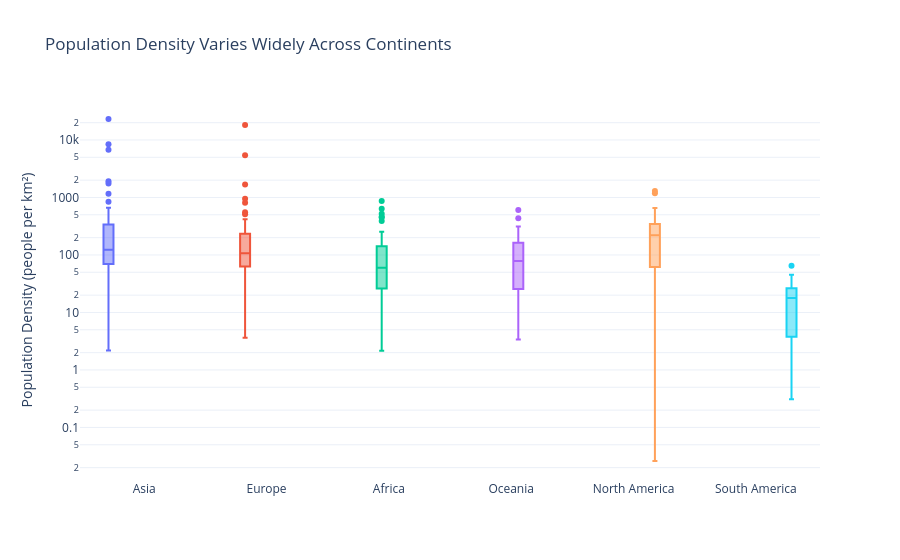

Write notebook code for a chart like this one.
### Markdown cell above
**Chart choice & justification:** *Which chart did you choose, and why? Justify design choices.

**Answer:** There is great variation in population density between and within continents. The continent with the highest median density is North America, with a population density of 221.42 per km2. This is followed by Asia and Europe at 122.97 and 106.87 people per km2 respectively. South America has the lowest median density, which stands at 17.79 people per km2. 

**Graph and its rationale:** Box plot was chosen since it highlights the distribution, median, dispersion and outliers of population density on different continents. Logarithmic scale was utilized so that comparisons could be made between densely and thinly populated countries.

### Code cell
# Q4 - How crowded are the continents?

import plotly.express as px
import pandas as pd

# Create box plot to compare population density
fig = px.box(
    df,
    x="Continent",
    y="Density (per km²)",
    color="Continent",
    points="outliers",
    log_y=True,
    template="plotly_white",
    title="Population Density Varies Widely Across Continents"
)

# Improve chart design
fig.update_layout(
    showlegend=False,
    xaxis_title=None,
    yaxis_title="Population Density (people per km²)",
    boxmode="group"
)

fig.show()

# Calculate statistics by continent
density_stats = df.groupby("Continent")["Density (per km²)"].agg(
    ["median", "mean", "min", "max"]
).round(2)

print("Population Density Statistics by Continent:")
print(density_stats)

### Figure 1 — Plotly figure (JSON) as saved in the notebook; plotly's stock layout.template omitted (floating-point values rounded to 4 significant figures)
{"data": [{"alignmentgroup": "True", "boxpoints": "outliers", "hovertemplate": "Continent=%{x}<br>Density (per km²)=%{y}<extra></extra>", "legendgroup": "Asia", "marker": {"color": "#636efa"}, "name": "Asia", "notched": false, "offsetgroup": "Asia", "orientation": "v", "showlegend": true, "type": "box", "x": ["Asia", "Asia", "Asia", "Asia", "Asia", "Asia", "Asia", "Asia", "Asia", "Asia", "Asia", "Asia", "Asia", "Asia", "Asia", "Asia", "Asia", "Asia", "Asia", "Asia", "Asia", "Asia", "Asia", "Asia", "Asia", "Asia", "Asia", "Asia", "Asia", "Asia", "Asia", "Asia", "Asia", "Asia", "Asia", "Asia", "Asia", "Asia", "Asia", "Asia", "Asia", "Asia", "Asia", "Asia", "Asia", "Asia", "Asia", "Asia", "Asia", "Asia"], "x0": " ", "xaxis": "x", "y": [63.06, 93.48, 119.6, 1924.0, 1160.0, 20.38, 77.88, 92.62, 146.9, 53.72, 6783.0, 431.1, 144.7, 53.73, 101.5, 435.2, 328.0, 126.3, 7.119, 239.6, 33.16, 31.8, 525.2, 23170.0, 102.6, 1746.0, 2.173, 80.08, 207.6, 216.3, 14.79, 267.4, 844.1, 337.5, 232.6, 16.94, 8416.0, 517.1, 332.8, 119.5, 660.2, 69.55, 139.7, 90.18, 108.9, 13.18, 112.9, 77.4, 296.4, 63.82], "y0": " ", "yaxis": "y"}, {"alignmentgroup": "True", "boxpoints": "outliers", "hovertemplate": "Continent=%{x}<br>Density (per km²)=%{y}<extra></extra>", "legendgroup": "Europe", "marker": {"color": "#EF553B"}, "name": "Europe", "notched": false, "offsetgroup": "Europe", "orientation": "v", "showlegend": true, "type": "box", "x": ["Europe", "Europe", "Europe", "Europe", "Europe", "Europe", "Europe", "Europe", "Europe", "Europe", "Europe", "Europe", "Europe", "Europe", "Europe", "Europe", "Europe", "Europe", "Europe", "Europe", "Europe", "Europe", "Europe", "Europe", "Europe", "Europe", "Europe", "Europe", "Europe", "Europe", "Europe", "Europe", "Europe", "Europe", "Europe", "Europe", "Europe", "Europe", "Europe", "Europe", "Europe", "Europe", "Europe", "Europe", "Europe", "Europe", "Europe", "Europe", "Europe", "Europe"], "x0": " ", "xaxis": "x", "y": [98.87, 170.6, 106.6, 45.93, 381.8, 63.14, 61.17, 71.22, 135.3, 133.1, 136.5, 29.32, 38.11, 16.37, 117.1, 233.5, 5442.0, 78.68, 811.6, 107.1, 3.62, 71.48, 147.8, 195.9, 955.0, 28.67, 245.8, 42.11, 250.4, 1688.0, 96.7, 18230.0, 45.4, 419.7, 81.42, 16.78, 127.5, 111.5, 82.47, 8.464, 551.8, 81.73, 115.1, 104.6, 93.99, 23.43, 211.7, 65.79, 277.9, 510.0], "y0": " ", "yaxis": "y"}, {"alignmentgroup": "True", "boxpoints": "outliers", "hovertemplate": "Continent=%{x}<br>Density (per km²)=%{y}<extra></extra>", "legendgroup": "Africa", "marker": {"color": "#00cc96"}, "name": "Africa", "notched": false, "offsetgroup": "Africa", "orientation": "v", "showlegend": true, "type": "box", "x": ["Africa", "Africa", "Africa", "Africa", "Africa", "Africa", "Africa", "Africa", "Africa", "Africa", "Africa", "Africa", "Africa", "Africa", "Africa", "Africa", "Africa", "Africa", "Africa", "Africa", "Africa", "Africa", "Africa", "Africa", "Africa", "Africa", "Africa", "Africa", "Africa", "Africa", "Africa", "Africa", "Africa", "Africa", "Africa", "Africa", "Africa", "Africa", "Africa", "Africa", "Africa", "Africa", "Africa", "Africa", "Africa", "Africa", "Africa", "Africa", "Africa", "Africa", "Africa", "Africa", "Africa", "Africa", "Africa", "Africa", "Africa"], "x0": " ", "xaxis": "x", "y": [18.85, 28.55, 118.6, 4.519, 83.06, 463.1, 58.71, 147.1, 8.956, 13.8, 449.4, 48.31, 42.22, 110.7, 59.71, 31.33, 69.2, 111.7, 8.925, 253.2, 140.3, 56.37, 58.29, 87.33, 93.09, 75.96, 47.61, 3.872, 50.44, 172.2, 18.22, 4.595, 637.0, 871.9, 83.88, 41.13, 3.109, 20.69, 236.6, 17.46, 387.9, 523.1, 235.9, 88.03, 237.0, 120.0, 27.6, 49.05, 17.61, 24.85, 69.3, 155.8, 75.52, 195.6, 2.165, 26.6, 41.77], "y0": " ", "yaxis": "y"}, {"alignmentgroup": "True", "boxpoints": "outliers", "hovertemplate": "Continent=%{x}<br>Density (per km²)=%{y}<extra></extra>", "legendgroup": "Oceania", "marker": {"color": "#ab63fa"}, "name": "Oceania", "notched": false, "offsetgroup": "Oceania", "orientation": "v", "showlegend": true, "type": "box", "x": ["Oceania", "Oceania", "Oceania", "Oceania", "Oceania", "Oceania", "Oceania", "Oceania", "Oceania", "Oceania", "Oceania", "Oceania", "Oceania", "Oceania", "Oceania", "Oceania", "Oceania", "Oceania", "Oceania", "Oceania", "Oceania", "Oceania", "Oceania"], "x0": " ", "xaxis": "x", "y": [222.5, 3.403, 72.08, 50.88, 73.5, 312.9, 161.8, 229.7, 162.6, 603.2, 15.61, 19.17, 7.439, 106.8, 39.34, 21.91, 78.25, 25.06, 155.9, 143.0, 435.1, 26.81, 81.49], "y0": " ", "yaxis": "y"}, {"alignmentgroup": "True", "boxpoints": "outliers", "hovertemplate": "Continent=%{x}<br>Density (per km²)=%{y}<extra></extra>", "legendgroup": "North America", "marker": {"color": "#FFA15A"}, "name": "North America", "notched": false, "offsetgroup": "North America", "orientation": "v", "showlegend": true, "type": "box", "x": ["North America", "North America", "North America", "North America", "North America", "North America", "North America", "North America", "North America", "North America", "North America", "North America", "North America", "North America", "North America", "North America", "North America", "North America", "North America", "North America", "North America", "North America", "North America", "North America", "North America", "North America", "North America", "North America", "North America", "North America", "North America", "North America", "North America", "North America", "North America", "North America", "North America", "North America", "North America", "North America"], "x0": " ", "xaxis": "x", "y": [174.3, 212.1, 591.4, 29.4, 655.0, 17.65, 1189.0, 207.3, 3.851, 260.2, 101.4, 102.0, 430.5, 96.85, 230.7, 301.1, 0.0261, 364.6, 243.1, 163.9, 417.5, 92.74, 257.2, 325.8, 64.91, 43.04, 53.3, 58.46, 366.7, 522.2, 182.6, 292.0, 599.8, 24.22, 267.2, 1299.0, 298.4, 48.21, 36.09, 286.6], "y0": " ", "yaxis": "y"}, {"alignmentgroup": "True", "boxpoints": "outliers", "hovertemplate": "Continent=%{x}<br>Density (per km²)=%{y}<extra></extra>", "legendgroup": "South America", "marker": {"color": "#19d3f3"}, "name": "South America", "notched": false, "offsetgroup": "South America", "orientation": "v", "showlegend": true, "type": "box", "x": ["South America", "South America", "South America", "South America", "South America", "South America", "South America", "South America", "South America", "South America", "South America", "South America", "South America", "South America"], "x0": " ", "xaxis": "x", "y": [16.37, 11.13, 25.28, 25.93, 45.43, 65.02, 0.3105, 3.646, 3.762, 16.67, 26.49, 3.773, 18.91, 30.88], "y0": " ", "yaxis": "y"}], "layout": {"boxmode": "group", "legend": {"title": {"text": "Continent"}, "tracegroupgap": 0}, "showlegend": false, "title": {"text": "Population Density Varies Widely Across Continents"}, "xaxis": {"anchor": "y", "categoryarray": ["Asia", "Europe", "Africa", "Oceania", "North America", "South America"], "categoryorder": "array", "domain": [0, 1], "title": {}}, "yaxis": {"anchor": "x", "domain": [0, 1], "title": {"text": "Population Density (people per km²)"}, "type": "log"}}}
